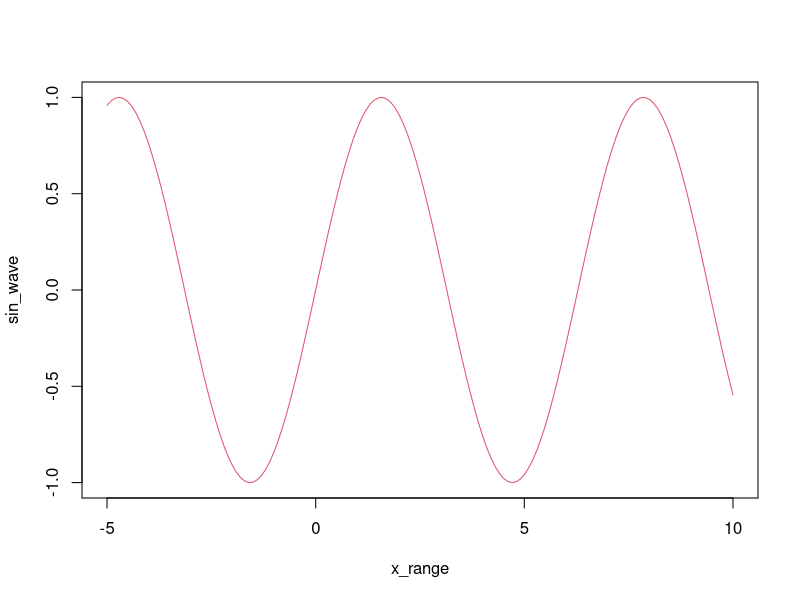

R code for this plot:
## ---- chunk 1
knitr::opts_chunk$set(echo = TRUE)
## ---- chunk 2
n <- 10.49
length(n)
n_plus_1 <- n+1
m <- seq(10,1)
m <- 10.1

n - m 
## ---- chunk 3
x_range <- seq(-5, 10, 0.1)

sin_wave <- sin(x_range)

plot(x_range, sin_wave, type = "l", col = 2)


## ---- chunk 4
#1
first_nums <- 40:50

#2
next_nums <- seq(51, 60)

#3
combined_nums <- c(first_nums, next_nums)

#4
combined_nums[7]

#5
combined_nums[5:8]

last <- length(combined_nums)

#6
new <- combined_nums[c(1:3, 19:21)]
 
## ---- chunk 5
die_roll <- function(num_rolls = 1) {
  return(sample(1:6, num_rolls, replace = TRUE))
}

die_roll()
## ---- chunk 6
two_dice <- function() {
  sum(sample(1:6, 2, replace = TRUE))
  }  

two_dice()

## ---- chunk 7
# Your one-roll function goes here

## ---- chunk 8


## ---- chunk 9
# Your "cheating" function goes here
